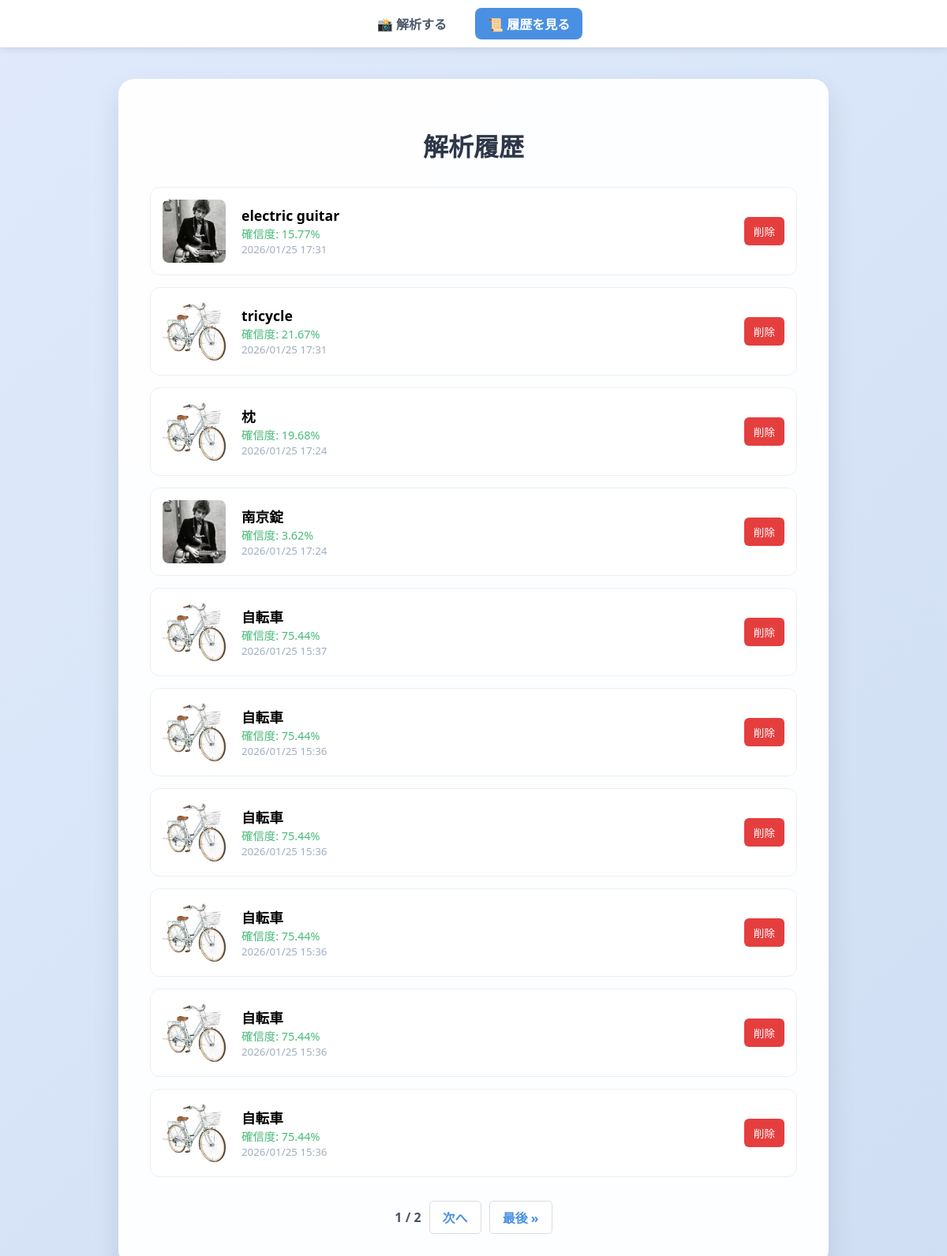
Before: /history/ with the older database file.
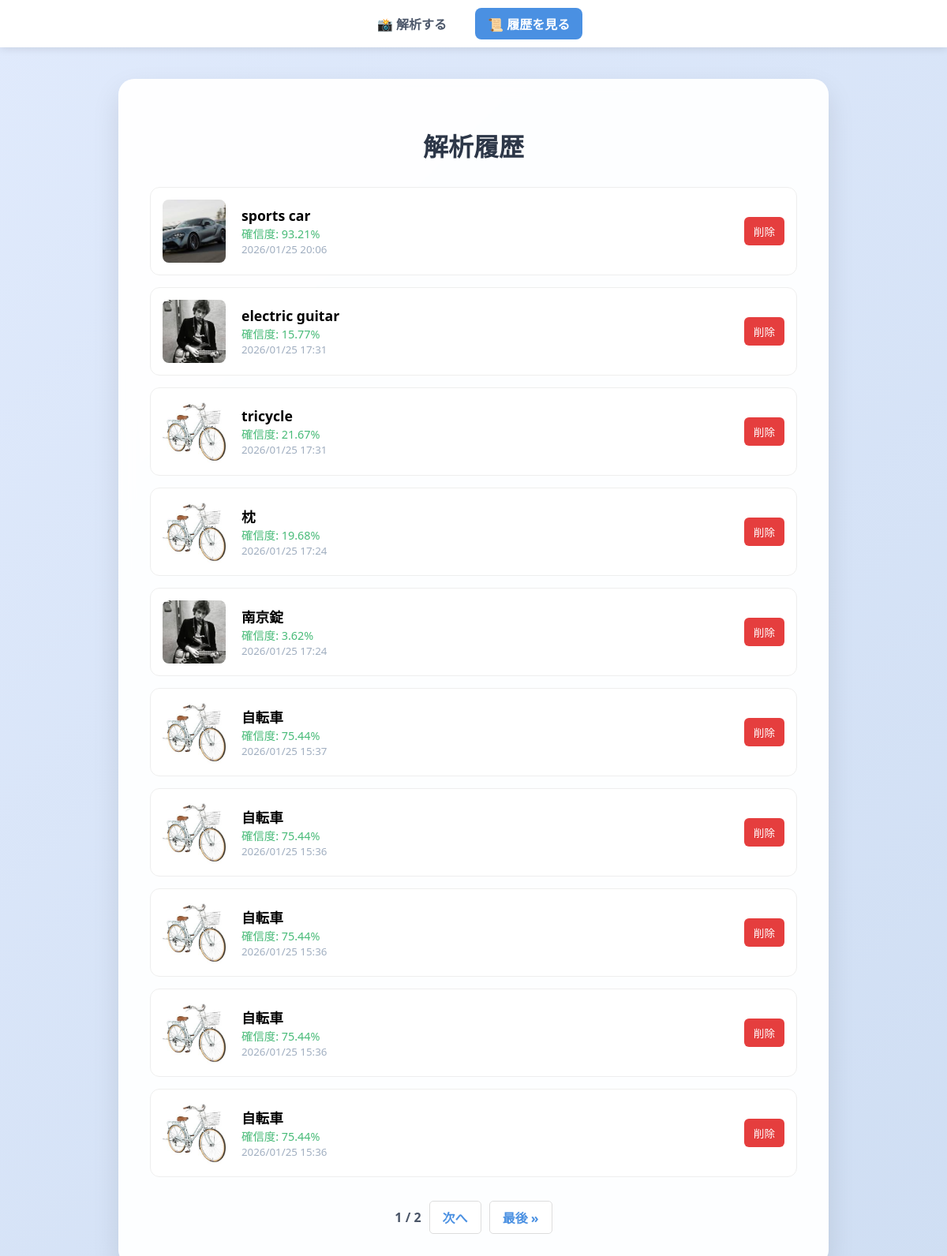
After: the same page with the newer database file.
### predict/models.py (models this page shows, shortened)
class AnalysisResult(models.Model):
    image = models.ImageField(upload_to='uploads/%Y/%m/%d/', verbose_name="解析画像")
    prediction_label = models.CharField(max_length=255, verbose_name="予測ラベル")
    prediction_score = models.FloatField(verbose_name="確信度(%)")
    created_at = models.DateTimeField(auto_now_add=True, verbose_name="解析日時")
    class Meta:
        verbose_name = "解析結果"
        verbose_name_plural = "解析結果一覧"

### predict/views.py (the view)
# urls.py: path('history/', views.view_data, name='view_data'), # 一覧表示
def view_data(request):
    all_results = AnalysisResult.objects.all().order_by('-created_at')
    paginator = Paginator(all_results, 10)
    page_number = request.GET.get('page')
    results = paginator.get_page(page_number)
    return render(request, 'view_data.html', {'results': results})

### templates/view_data.html (shortened to what this page needs)
{% extends 'base.html' %}
{% block content %}
    <h1 style="text-align: center; color: #2d3748; margin-bottom: 30px;">解析履歴</h1>
    {% for res in results %}
    <div style="background: #fff; border: 1px solid #eee; border-radius: 12px; padding: 15px; margin-bottom: 15px; display: flex; align-items: center; gap: 20px;">
        <img src="{{ res.image.url }}" style="width: 80px; height: 80px; object-fit: cover; border-radius: 8px;">
        <div style="flex-grow: 1;">
            <strong style="font-size: 1.1rem; display: block;">{{ res.prediction_label }}</strong>
            <span style="color: var(--success-color); font-size: 0.9rem;">確信度: {{ res.prediction_score }}%</span>
            <small style="color: #a0aec0; display: block;">{{ res.created_at|date:"Y/m/d H:i" }}</small>
        </div>
        <a href="{% url 'predict:delete_data' res.pk %}"
           style="background: var(--danger-color); color: white; padding: 8px 12px; border-radius: 6px; text-decoration: none; font-size: 0.85rem;"
           onclick="return confirm('削除しますか？')">削除</a>
    </div>
    {% empty %}
    <p style="text-align: center; color: #a0aec0;">履歴はまだありません。</p>
    {% endfor %}
    {% if results.has_other_pages %}
    <div class="pagination">
        <span class="current-page">
            {{ results.number }} / {{ results.paginator.num_pages }}
        </span>
        {% if results.has_next %}
            <a href="?page={{ results.next_page_number }}" class="page-link">次へ</a>
            <a href="?page={{ results.paginator.num_pages }}" class="page-link">最後 &raquo;</a>
        {% endif %}
    </div>
    {% endif %}
{% endblock %}

### templates/base.html (shortened to what this page needs)
<!DOCTYPE html>
<html lang="ja">
<head>
</head>
<body>
<nav>
    <a href="{% url 'predict:index' %}" class="nav-btn {% if request.resolver_match.url_name == 'index' %}active{% endif %}">📸 解析する</a>
    <a href="{% url 'predict:view_data' %}" class="nav-btn {% if request.resolver_match.url_name == 'view_data' %}active{% endif %}">📜 履歴を見る</a>
</nav>
<div class="app-container">
    {% block content %}{% endblock %}
</div>
</body>
</html>

Changed rows visible on the page:
no longer on this page (row unchanged): AnalysisResult: image (picture), prediction_label "自転車", prediction_score "75.44", created_at "2026/01/25 15:36"
added AnalysisResult: image (picture), prediction_label "sports car", prediction_score "93.21", created_at "2026/01/25 20:06"
